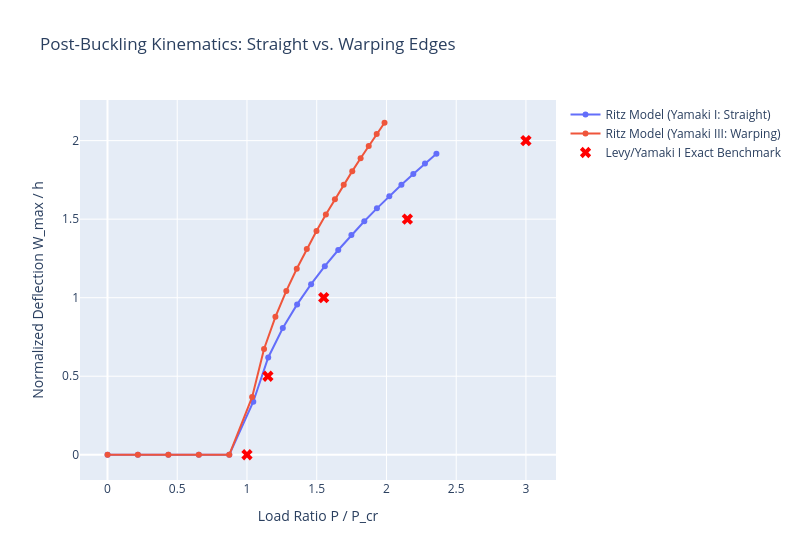

Notebook code cell kept with this figure:
### Markdown cell above
#### Verification and Plotting
The results are plotted against the exact analytical benchmark for Yamaki Condition I (Levy, 1942).

### Code cell
# ==========================================
# 6. PLOT
# ==========================================
fig = go.Figure()
fig.add_trace(go.Scatter(x=P_I, y=w_I, mode='lines+markers', name='Ritz Model (Yamaki I: Straight)'))
fig.add_trace(go.Scatter(x=P_III, y=w_III, mode='lines+markers', name='Ritz Model (Yamaki III: Warping)'))

levy_P = [1.0, 1.15, 1.55, 2.15, 3.00]
levy_W = [0.0, 0.50, 1.00, 1.50, 2.00]
fig.add_trace(go.Scatter(x=levy_P, y=levy_W, mode='markers', marker=dict(symbol='x', size=10, color='red'), name='Levy/Yamaki I Exact Benchmark'))

fig.update_layout(
    title='Post-Buckling Kinematics: Straight vs. Warping Edges',
    xaxis_title='Load Ratio P / P_cr',
    yaxis_title='Normalized Deflection W_max / h',
    width=800
)
fig.show()

### Figure 1 — Plotly figure (JSON) as saved in the notebook; plotly's stock layout.template omitted (floating-point values rounded to 4 significant figures)
{"data": [{"mode": "lines+markers", "name": "Ritz Model (Yamaki I: Straight)", "type": "scatter", "x": [0.0003969, 0.218, 0.4364, 0.6547, 0.8731, 1.045, 1.152, 1.257, 1.359, 1.46, 1.558, 1.654, 1.749, 1.841, 1.932, 2.02, 2.107, 2.192, 2.276, 2.358], "y": [1.916e-05, 1.777e-05, 1.581e-05, 4.46e-05, 9.86e-06, 0.3377, 0.6192, 0.8068, 0.9573, 1.086, 1.2, 1.304, 1.399, 1.487, 1.569, 1.646, 1.719, 1.788, 1.854, 1.917]}, {"mode": "lines+markers", "name": "Ritz Model (Yamaki III: Warping)", "type": "scatter", "x": [0.0003987, 0.218, 0.4363, 0.6547, 0.8731, 1.037, 1.122, 1.204, 1.282, 1.357, 1.429, 1.498, 1.565, 1.63, 1.694, 1.755, 1.815, 1.873, 1.93, 1.986], "y": [8.414e-06, 1.273e-05, 4.328e-05, 2.735e-05, 1.6e-05, 0.367, 0.6735, 0.8784, 1.043, 1.185, 1.31, 1.424, 1.529, 1.627, 1.719, 1.806, 1.888, 1.967, 2.042, 2.114]}, {"marker": {"color": "red", "size": 10, "symbol": "x"}, "mode": "markers", "name": "Levy/Yamaki I Exact Benchmark", "type": "scatter", "x": [1, 1.15, 1.55, 2.15, 3], "y": [0, 0.5, 1, 1.5, 2]}], "layout": {"title": {"text": "Post-Buckling Kinematics: Straight vs. Warping Edges"}, "width": 800, "xaxis": {"title": {"text": "Load Ratio P / P_cr"}}, "yaxis": {"title": {"text": "Normalized Deflection W_max / h"}}}}
